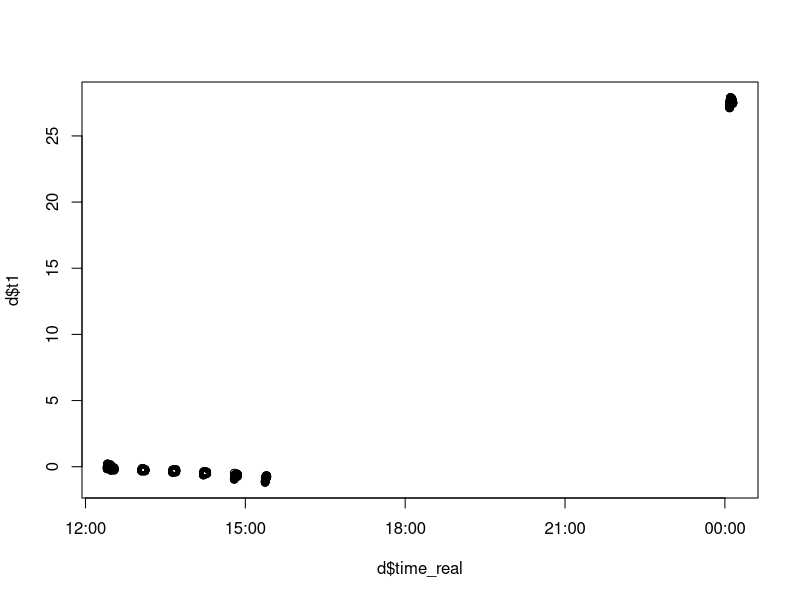
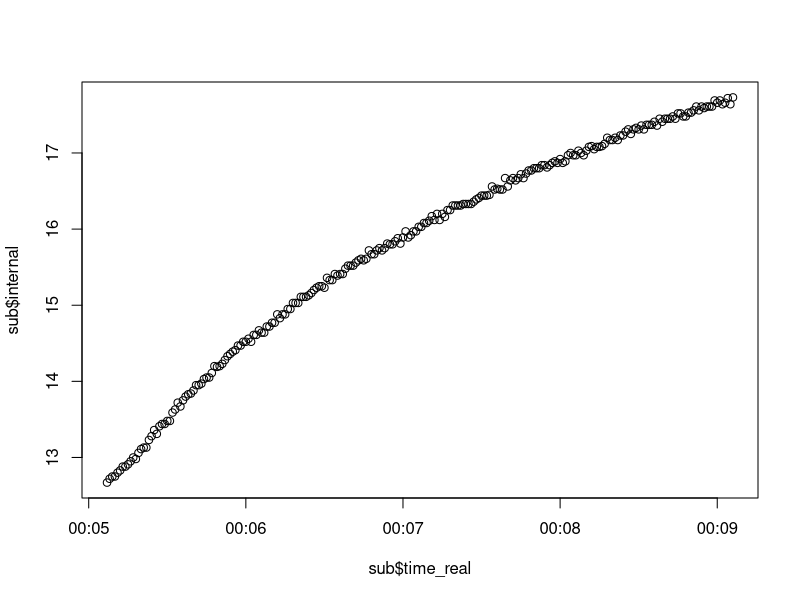
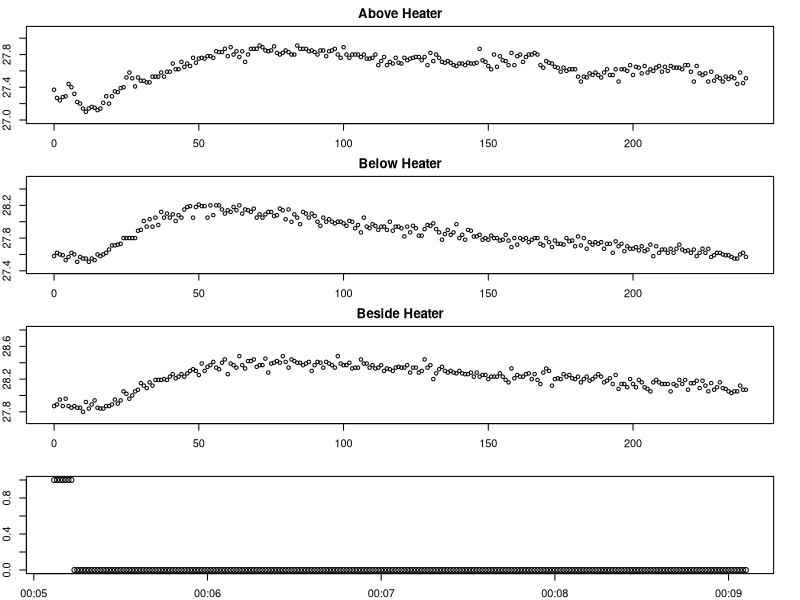
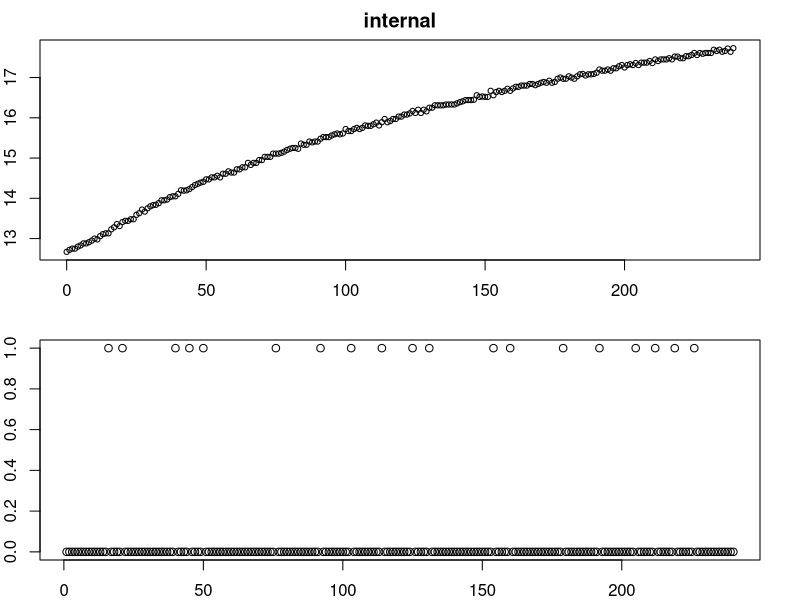

Source code (R) for these figures, in order: (Note: this script raises an error after producing the figures.)
setwd("~/Documents/Projects/UAF/sap-flux/data/2017-04-19 Local Testing (outside)/")
d = data.frame(read.csv("100_5 copy 2.csv"))
names(d) <- c("id", "time", "t1", "t2", "t3", "internal", "batV", "heater", "solar", "count")
d$time_real = as.POSIXct(d$time, origin="1970-01-01", "America/Anchorage") #Convert time to POSIX

plot(d$t1~d$time_real)

dateTime1 <- strptime("0:00 2017/4/20", format="%H:%M %Y/%m/%d", tz="America/Anchorage")
dateTime2 <- strptime("0:00 2017/4/21", format="%H:%M %Y/%m/%d", tz="America/Anchorage")
sub <- d[d$time_real < dateTime2 & d$time_real > dateTime1, ]

plot(sub$internal~sub$time_real)

subStart = sub[1,2]
sub$time = sub$time - subStart
min = min(sub$t1) - 0.1
max = min + 20
par(mfrow=c(4,1),mar=c(2, 2, 2, 2))
plot(sub$t1~sub$time, type='p', pch=1, cex=0.7, ylim=c(min(sub$t1) - 0.1, min(sub$t1) + 1), main="Above Heater")
plot(sub$t3~sub$time, type='p', pch=1, cex=0.7, ylim=c(min(sub$t3) - 0.1, min(sub$t3) + 1), main="Below Heater")
plot(sub$t2~sub$time, type='p', pch=1, cex=0.7, ylim=c(min(sub$t2) - 0.1, min(sub$t2) + 1), main="Beside Heater")
plot(sub$heater~sub$time_real)

par(mfrow=c(2,1), mar=c(2,2,2,2))
plot(sub$internal~sub$time, type='p', pch=1, cex=0.7, main="internal")
plot(sub$solar)


par(mfrow=c(1,1))
plot(sub$t_int~sub$time, type='p', pch=1, cex=0.7, ylim=c(min(sub$t_int) - 0.1, min(sub$t_int) + 1), main="Internal Temp")

par(mfrow=c(1,1))
plot(d$t1~d$time_real)
plot(d$t2~d$time_real)
plot(d$t3~d$time_real)
plot(d$t_int~d$time_real)
plot(d$cnt~d$time_real)
plot(d$batV~d$time_real, ylim=c(0, 4.2))
min(d$batV)
